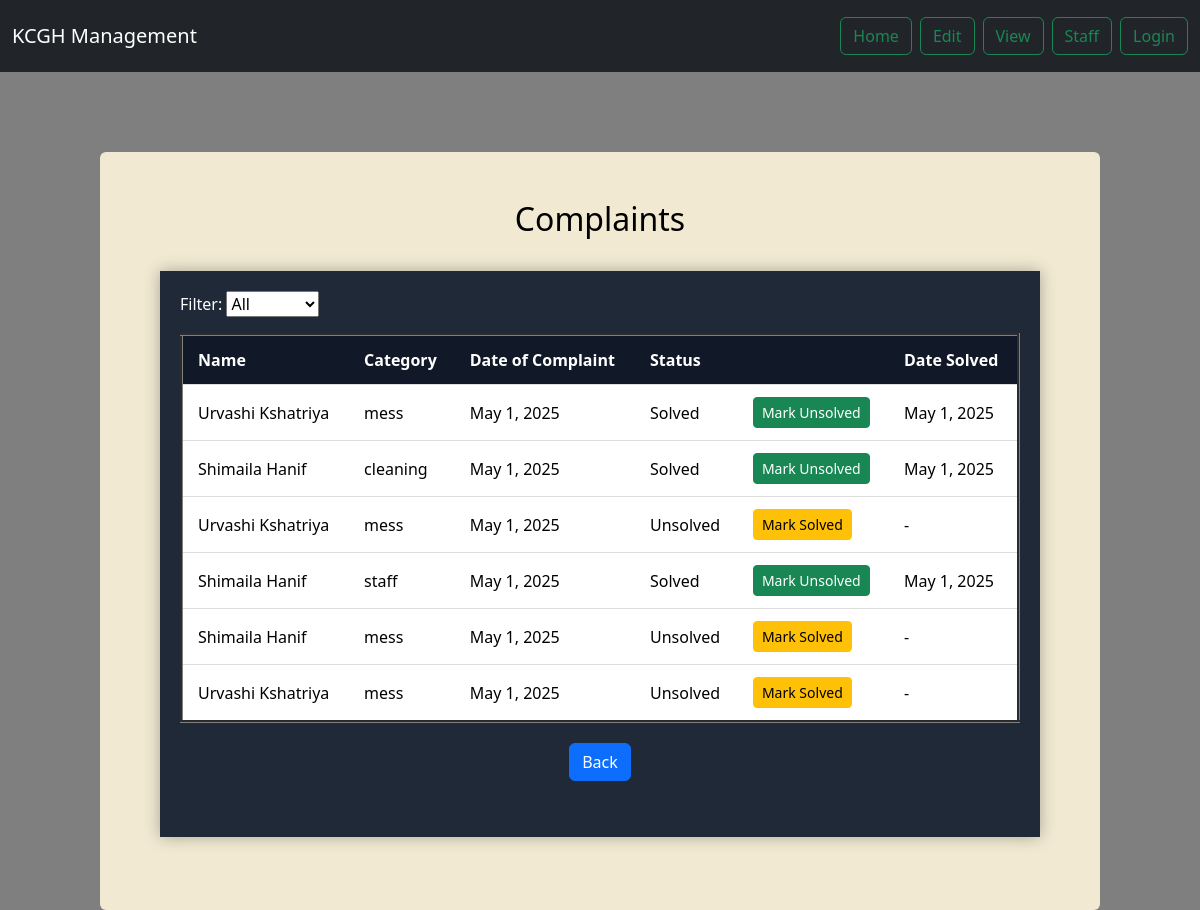
The app's page /viewComplaints with its own data.
### complaints/models.py (models this page shows, shortened)
class Complaint(models.Model):
    user = models.ForeignKey(User, on_delete=models.CASCADE, null=True, blank=True)
    name = models.CharField(max_length=20)
    email = models.EmailField()
    category = models.CharField(max_length=20)
    description = models.TextField()
    is_solved = models.BooleanField(default=False)
    date_of_complaint = models.DateField(auto_now_add=True)
    date_of_action = models.DateField(null=True, blank=True)
    solved_at = models.DateTimeField(null=True, blank=True)

### mess/views.py (the view)
# urls.py: path('viewComplaints', views.viewComplaints, name='viewComplaints'),
def viewComplaints(request):
    status_filter = request.GET.get("status")
    if status_filter == "solved":
        complaints = Complaint.objects.filter(is_solved=True)
    elif status_filter == "unsolved":
        complaints = Complaint.objects.filter(is_solved=False)
    else:
        complaints = Complaint.objects.all()
    return render(request, "viewComplaints.html", {"complaints": complaints})

### mess/templates/viewComplaints.html (shortened to what this page needs)
{% extends "base.html" %}
{% load static %}
{% block body %}
{% include "components/navbar2.html" %}
<div class="d-flex justify-content-center align-items-start" style="height: 80vh; margin-top: 80px;">
    <div class="container text-white p-5 rounded"
        style="background: #f1e9d2; color: black !important; max-width: 1000px;">
    <div class="container text-white  d-flex flex-column justify-content-center align-items-center"
    style="background: #f1e9d2; color: black !important; ">
    <h2>Complaints</h2>
    <div class="table-container">
        <form method="get" style="margin-bottom: 1em;">
            <label for="status">Filter:</label>
            <select name="status" onchange="this.form.submit()">
                <option value="">All</option>
            </select>
        </form>
        <table border="3" cellpadding="10" cellspacing="2">
            <thead>
                <tr>
                    <th>Name</th>
                    <th>Category</th>
                    <th>Date of Complaint</th>
                    <th>Status</th>
                    <th> </th>
                    <th>Date Solved</th>
                </tr>
            </thead>
            <tbody>
                {% for c in complaints %}
                <tr onclick="toggleDetails({{ c.id }})" style="cursor:pointer;">
                    <td>{{ c.name }}</td>
                    <td>{{ c.category }}</td>
                    <td>{{ c.date_of_complaint }}</td>
                    <td>
                        {% if c.is_solved %}
                            Solved
                        {% else %}
                            Unsolved
                        {% endif %}
                    </td>
                    <td>
                        <form method="post" action="{% url 'toggle_status' c.id %}" style="display:inline;">
                            <button type="submit" class="btn btn-sm {% if c.is_solved %}btn-success{% else %}btn-warning{% endif %}">
                                {% if c.is_solved %}Mark Unsolved{% else %}Mark Solved{% endif %}
                            </button>
                        </form>
                    </td>
                    <td>
                        {% if c.solved_at %}
                            {{ c.solved_at|date:"F j, Y" }}
                        {% else %}
                            -
                        {% endif %}
                    </td>
                </tr>
                {% endfor %}
            </tbody>
        </table>
        <div style="text-align: center; padding: 20px;">
            <a href="{% url 'view_info' %}" class="btn btn-primary mb-3">Back</a>
        </div>
    </div>
</div>
{% endblock %}

### mess/templates/viewComplaints.html (style rules this page uses)
.table-container { margin: 25px auto; width: 100%; max-width: 1000px; background-color: #1f2937; padding: 20px; box-shadow: 0px 0px 15px rgba(0, 0, 0, 0.3); color: white; }
table { width: 100%; border-collapse: collapse; background-color: white; color: black; overflow: hidden; }
thead { background-color: #111827; color: white; }
th, td { padding: 12px 15px; text-align: left; border-bottom: 1px solid #ddd; }

### records on screen
Complaint: name "Urvashi Kshatriya", category "mess", date_of_complaint "May 1, 2025", is_solved "Solved", solved_at "May 1, 2025"
Complaint: name "Shimaila Hanif", category "cleaning", date_of_complaint "May 1, 2025", is_solved "Solved", solved_at "May 1, 2025"
Complaint: name "Urvashi Kshatriya", category "mess", date_of_complaint "May 1, 2025", is_solved "Unsolved"
Complaint: name "Shimaila Hanif", category "staff", date_of_complaint "May 1, 2025", is_solved "Solved", solved_at "May 1, 2025"
Complaint: name "Shimaila Hanif", category "mess", date_of_complaint "May 1, 2025", is_solved "Unsolved"
Complaint: name "Urvashi Kshatriya", category "mess", date_of_complaint "May 1, 2025", is_solved "Unsolved"
